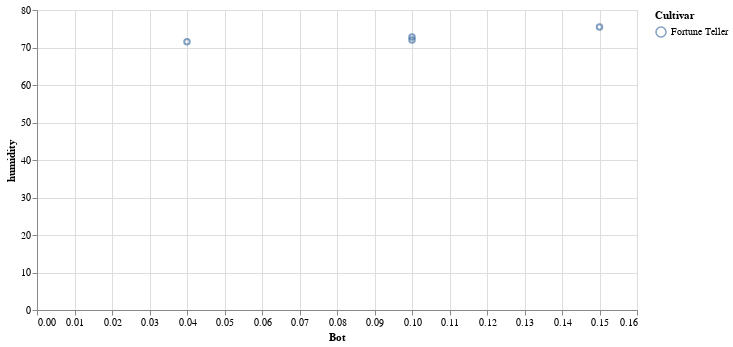

The notebook cell this image was saved under:
### Code cell
plots[3]

### Figure 1 — Vega-Lite specification as saved in the notebook (floating-point values rounded to 4 significant figures)
{"$schema": "https://vega.github.io/schema/vega-lite/v2.6.0.json", "config": {"view": {"height": 300, "width": 400}}, "data": {"name": "data-080190d1ad98bccfc151984781fe8eea"}, "datasets": {"data-080190d1ad98bccfc151984781fe8eea": [{"Bot": 0.15, "Cultivar": "Fortune Teller", "ID": "85ED", "avgtempC": 20.55, "cloudcover": 42.77, "date": "2015", "humidity": 75.47, "maxtempC": 25.05, "mintempC": 16.05, "precipMM": 3.163}, {"Bot": 0.04, "Cultivar": "Fortune Teller", "ID": "85ED", "avgtempC": 20.8, "cloudcover": 44.91, "date": "2016", "humidity": 71.51, "maxtempC": 25.28, "mintempC": 16.33, "precipMM": 3.165}, {"Bot": 0.1, "Cultivar": "Fortune Teller", "ID": "85ED", "avgtempC": 19.2, "cloudcover": 37.54, "date": "2017", "humidity": 72.8, "maxtempC": 23.52, "mintempC": 14.87, "precipMM": 3.143}, {"Bot": 0.1, "Cultivar": "Fortune Teller", "ID": "85ED", "avgtempC": 19.19, "cloudcover": 43.86, "date": "2018", "humidity": 71.98, "maxtempC": 23.46, "mintempC": 14.92, "precipMM": 4.267}]}, "encoding": {"color": {"field": "Cultivar", "type": "nominal"}, "x": {"field": "Bot", "type": "quantitative"}, "y": {"field": "humidity", "type": "quantitative"}}, "mark": "point", "selection": {"selector043": {"bind": "scales", "encodings": ["x", "y"], "mark": {"fill": "#333", "fillOpacity": 0.125, "stroke": "white"}, "on": "[mousedown, window:mouseup] > window:mousemove!", "resolve": "global", "translate": "[mousedown, window:mouseup] > window:mousemove!", "type": "interval", "zoom": "wheel!"}}, "width": 600}
